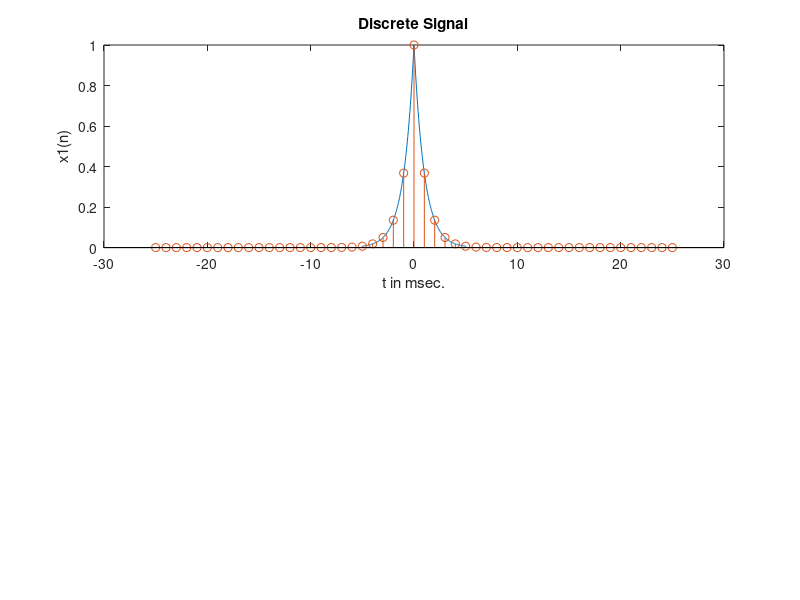

MATLAB code to generate this figure: (Note: this script raises an error after producing the figure.)
% Analog Signal
 Dt = 0.00005; t = -0.005:Dt:0.005; xa = exp(-1000*abs(t));
% Discrete-time Signal
 Ts = 0.001; n = -25:1:25; x = exp(-1000*abs(n*Ts));
% Discrete-time Fourier transform
 K = 500; k = 0:1:K; w = pi*k/K;
X=x* exp(-j*n'*w); X = real(X);
w = [-fliplr(w), w(2:K+1)]; X = [fliplr(X), X(2:K+1)];
 subplot(2,1,1);plot(t*1000,xa);
 xlabel('t in msec.'); ylabel('x1(n)')
 title('Discrete Signal'); hold on
 stem(n*Ts*1000,x); gtext('Ts=0.2 msec'); hold off
 subplot(2,1,2);plot(w/pi,X);
 xlabel('Frequency in pi units'); ylabel('X1(w)')
 title('Discrete-time Fourier Transform')
 

 